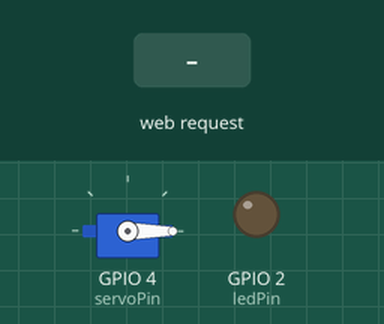
This sketch was run on a simulated ESP32. Shown: servo, output pins drawn as LEDs (lit = HIGH). The test bench sets the inputs (shaded band). WiFi joins after 1.5 s; servers stay silent unless stated; what the sketch prints to the serial monitor is not drawn.

Above: at 2.7 s.
2.8 s: HTTP request GET /toggleLightOn received
At 3.9 s:
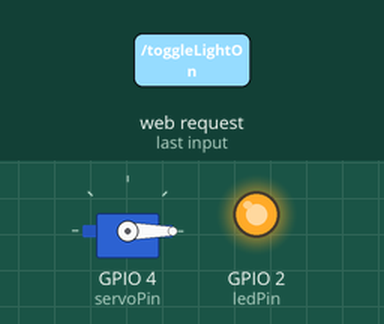
4.3 s: HTTP request GET /openDoor received
At 5.0 s:
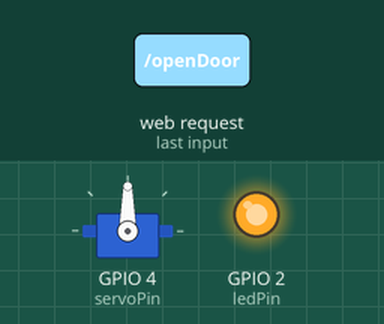
5.8 s: HTTP request GET /toggleLightOff received
At 6.1 s:
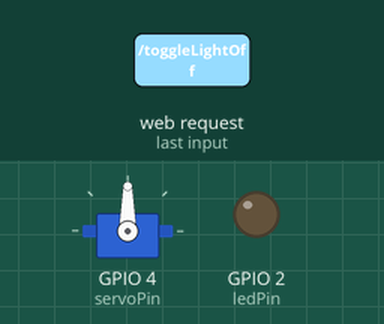
Timing chart, 0 to 8.8 s (numbered marks = the images above; inputs shaded):
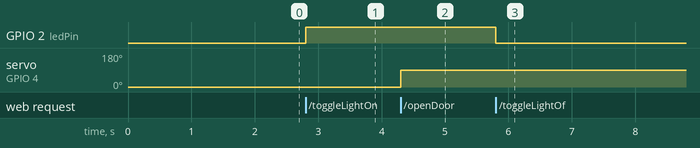

Measured:
- after the input at 2.8 s, GPIO 2 (ledPin): LOW → HIGH at once
- after the input at 4.3 s, servo on GPIO 4 (servoPin): 0° → 90° at once
- after the input at 5.8 s, GPIO 2 (ledPin): HIGH → LOW at once

The sketch:

home-automatio-web-server.ino
```cpp
#include <WiFi.h>
#include <ESP32Servo.h>

const char *ssid = "YourWifiName";
const char *password = "s3krit";

const int ledPin = 2;
const int servoPin = 4;

WiFiServer server(80);
Servo doorServo;
bool lightState = false;
bool doorState = false;

void setup() {
  Serial.begin(115200);
  pinMode(ledPin, OUTPUT);
  doorServo.attach(servoPin);
  doorServo.write(0);

  delay(10);

  Serial.print("Connecting to ");
  Serial.println(ssid);

  WiFi.begin(ssid, password);

  while (WiFi.status() != WL_CONNECTED) {
    delay(500);
    Serial.print(".");
  }

  Serial.println("");
  Serial.println("WiFi connected.");
  Serial.println("IP address: ");
  Serial.println(WiFi.localIP());

  server.begin();
}

void loop() {
  WiFiClient client = server.available();

  if (client) {
    Serial.println("New Client.");
    String currentLine = "";
    while (client.connected()) {
      if (client.available()) {
        char c = client.read();
        Serial.write(c);
        if (c == '\n') {

          if (currentLine.length() == 0) {
            // HTTP headers
            client.println("HTTP/1.1 200 OK");
            client.println("Content-type:text/html");
            client.println();

            client.println("<!DOCTYPE html><html>");
            client.println("<head>");
            client.println("<meta name=\"viewport\" content=\"width=device-width, initial-scale=1\">");
            client.println("<link rel=\"stylesheet\" href=\"https://maxcdn.bootstrapcdn.com/bootstrap/4.5.2/css/bootstrap.min.css\">");
            client.println("</head>");
            client.println("<body class='text-center'>");

            client.println("<div class='container mt-5'>");
            client.println("<h1>Smart Home Voice automated control</h1>");
            client.println("<p>Say 'light on', 'light off', 'open door', or 'close door':</p>");
            client.println("<p id='status'></p>");

            // Icons for light and door
            client.println("<div class='my-3'>");
            client.println("<div id='light-icon'></div>");
            client.println("<div id='door-icon'></div>");
            client.println("</div>");

            // JavaScript for Web Speech API
            client.println("<script>");
            client.println("let lightState = " + String(lightState) + ";");
            client.println("let doorState = " + String(doorState) + ";");

            client.println("function startListening() {");
            client.println("    const recognition = new (window.SpeechRecognition || window.webkitSpeechRecognition)();");
            client.println("    recognition.lang = 'en-US';");
            client.println("    recognition.start();");
            client.println("    document.getElementById('status').textContent = 'sige pag yakan...';");

            client.println("    recognition.onresult = (event) => {");
            client.println("        const command = event.results[0][0].transcript.toLowerCase();");
            client.println("        document.getElementById('status').textContent = 'Nak binati: ' + command;");

            // Light on/off logic with state check
            client.println("        if (command.includes('light on')) {");
            client.println("            if (lightState) {");
            client.println("                document.getElementById('status').textContent = 'Naka ON na ngane....';");
            client.println("            } else {");
            client.println("                window.location.href = '/toggleLightOn';");
            client.println("            }");
            client.println("        } else if (command.includes('light off')) {");
            client.println("            if (!lightState) {");
            client.println("                document.getElementById('status').textContent = 'Naka OFF na ngane....';");
            client.println("            } else {");
            client.println("                window.location.href = '/toggleLightOff';");
            client.println("            }");
            client.println("        }");

            // Door open/close logic with state check
            client.println("        else if (command.includes('open door')) {");
            client.println("            if (doorState) {");
            client.println("                document.getElementById('status').textContent = 'Abredo na ngane....';");
            client.println("            } else {");
            client.println("                window.location.href = '/openDoor';");
            client.println("            }");
            client.println("        } else if (command.includes('close door')) {");
            client.println("            if (!doorState) {");
            client.println("                document.getElementById('status').textContent = 'Naka sarado na ngane....!';");
            client.println("            } else {");
            client.println("                window.location.href = '/closeDoor';");
            client.println("            }");
            client.println("        } else {");
            client.println("            document.getElementById('status').textContent = 'Dre ko maintindihan!';");
            client.println("        }");

            client.println("        // Restart listening after processing command");
            client.println("        setTimeout(startListening, 1000);");
            client.println("    };");

            client.println("    recognition.onerror = (event) => {");
            client.println("        document.getElementById('status').textContent = 'Ngek: ' + ' Hahaha ' + event.error;");
            client.println("        // Wait la! ");
            client.println("        setTimeout(startListening, 1000);");
            client.println("    };");
            client.println("}");

            client.println("startListening();");

            client.println("function updateIcons() {");
            client.println("    document.getElementById('light-icon').innerHTML = lightState ? '<img src=\"https://img.icons8.com/?size=100&id=19209&format=png&color=000000\" width=\"100\"/>' : '<img src=\"https://img.icons8.com/?size=100&id=zu4XG69PVx2m&format=png&color=000000\" width=\"100\"/>';");
            client.println("    document.getElementById('door-icon').innerHTML = doorState ? '<img src=\"https://img.icons8.com/?size=100&id=113116&format=png&color=000000\" width=\"100\"/>' : '<img src=\"https://img.icons8.com/?size=100&id=113120&format=png&color=000000\" width=\"100\"/>';");
            client.println("}");
            client.println("updateIcons();");

            client.println("</script>");

            client.println("</div>");
            client.println("</body></html>");

            client.println();

            break;
          } else {
            currentLine = "";
          }
        } else if (c != '\r') {
          currentLine += c;
        }

        // New routes for light and door control with specific actions
        if (currentLine.endsWith("GET /toggleLightOn")) {
          lightState = true;
          digitalWrite(ledPin, HIGH);
        }
        if (currentLine.endsWith("GET /toggleLightOff")) {
          lightState = false;
          digitalWrite(ledPin, LOW);
        }
        if (currentLine.endsWith("GET /openDoor")) {
          doorState = true;
          doorServo.write(90);
        }
        if (currentLine.endsWith("GET /closeDoor")) {
          doorState = false;
          doorServo.write(0);
        }
      }
    }

    client.stop();
    Serial.println("Client Disconnected.");
  }
}
```
